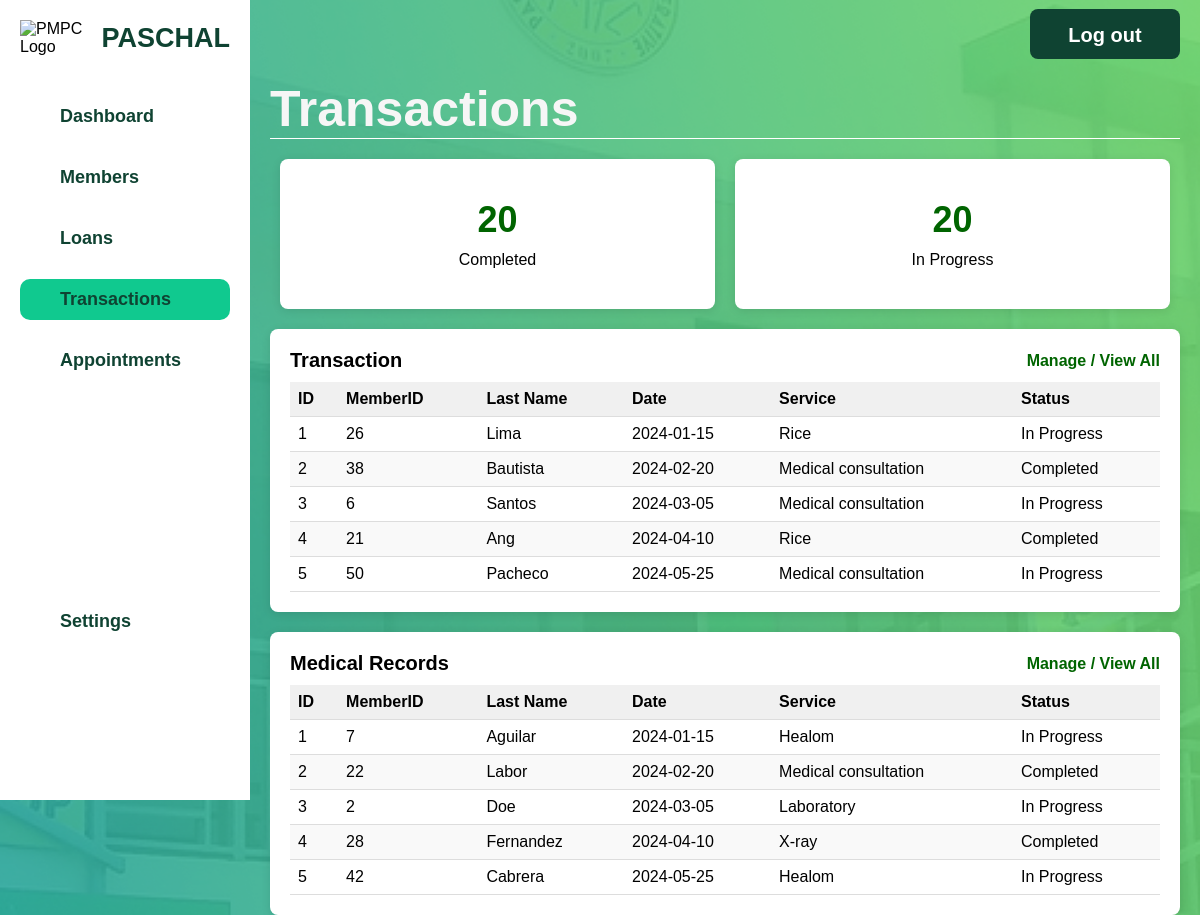
The app's page /admin/admin-transactions.php (signed in) with its own data.
### tables this page shows
CREATE TABLE `transaction` (
  `TransactID` int(11) NOT NULL,
  `MemberID` int(11) NOT NULL,
  `ServiceID` int(11) NOT NULL,
  `Date` datetime NOT NULL,
  `Amount` decimal(10,2) DEFAULT NULL,
  `Status` enum('In Progress','Completed') NOT NULL DEFAULT 'In Progress'
);

CREATE TABLE `member` (
  `Email` char(255) NOT NULL,
  `MemberID` int(11) NOT NULL,
  `LastName` varchar(50) DEFAULT NULL,
  `FirstName` varchar(50) DEFAULT NULL,
  `MiddleName` varchar(50) DEFAULT NULL,
  `AddressID` int(11) DEFAULT NULL,
  `Birthday` date DEFAULT NULL,
  `Sex` varchar(10) DEFAULT NULL,
  `TINNumber` varchar(15) DEFAULT NULL,
  `ContactNo` varchar(15) DEFAULT NULL,
  `DateCreated` datetime DEFAULT current_timestamp(),
  `Savings` decimal(10,2) DEFAULT 0.00,
  `TypeOfMember` enum('Regular','Associate') DEFAULT 'Regular',
  `MembershipStatus` enum('Pending','Active') DEFAULT 'Pending',
  `ShareCapital` decimal(10,2) DEFAULT 0.00
);

CREATE TABLE `service` (
  `ServiceID` int(11) NOT NULL,
  `ServiceName` varchar(255) NOT NULL
);

CREATE TABLE `medical` (
  `TransactID` int(11) NOT NULL,
  `MemberID` int(11) NOT NULL,
  `Date` date NOT NULL,
  `ServiceID` int(11) NOT NULL,
  `Status` enum('Completed','In Progress') NOT NULL DEFAULT 'In Progress',
  `Amount` decimal(10,2) DEFAULT NULL
);

### html/admin/admin-transactions.php (the view, shortened to what this page needs)
<?php
$servername = "localhost";
$dbUsername = "root";
$dbPassword = "";
$dbname = "pmpc";
$conn = new mysqli($servername, $dbUsername, $dbPassword, $dbname);
$completedTransactionsQuery = "SELECT COUNT(*) as total FROM transaction WHERE Status = 'Completed'";
$completedTransactionsResult = $conn->query($completedTransactionsQuery);
$completedTransactions = $completedTransactionsResult->fetch_assoc()['total'];
$inProgressTransactionsQuery = "SELECT COUNT(*) as total FROM transaction WHERE Status = 'In Progress'";
$inProgressTransactionsResult = $conn->query($inProgressTransactionsQuery);
$inProgressTransactions = $inProgressTransactionsResult->fetch_assoc()['total'];
$transactionsQuery = "
SELECT
    t.TransactID,
    t.MemberID,
    m.LastName,
    DATE(t.Date) as Date,  -- Extract only the date
    s.ServiceName,
    t.Status
FROM
    transaction t
JOIN
    member m
ON
    t.MemberID = m.MemberID
JOIN
    service s
ON
    t.ServiceID = s.ServiceID
LIMIT 5
";
$transactionsResult = $conn->query($transactionsQuery);
$medicalRecordsQuery = "
SELECT
    m.TransactID AS ID,         -- Use the transaction's ID as the medical record ID
    m.MemberID,
    mem.LastName,
    DATE(m.Date) as Date,  -- Extract only the date
    s.ServiceName,
    m.Status
FROM
    medical m
JOIN
    member mem
ON
    m.MemberID = mem.MemberID
JOIN
    service s
ON
    m.ServiceID = s.ServiceID
LIMIT 5
";
$medicalRecordsResult = $conn->query($medicalRecordsQuery);
?>
<!DOCTYPE html>
<html lang="en">
<head>
    <link rel="stylesheet" href="../../css/admin-content.css">
    <link rel="stylesheet" href="../../css/admin-general.css">
</head>
<body>
    <div class="container">
        <div class="sidebar">
            <div class="logo-container">
                <div class="logo">
                    <img src="../../assets/pmpc-logo.png" alt="PMPC Logo">
                </div>
                <h2 class="pmpc-text">PASCHAL</h2>
            </div>
            <ul class="sidebar-menu">
                <li><a href="admin.php">Dashboard</a></li>
                <li><a href="admin-members.php">Members</a></li>
                <li><a href="admin-loans.php">Loans</a></li>
                <li><a href="admin-transactions.php" class="active">Transactions</a></li>
                <li><a href="admin-appointments.php">Appointments</a></li>
            </ul>
            <ul class="sidebar-settings">
                <li><a href="admin-settings.html">Settings</a></li>
            </ul>
        </div>
        <div class="main-content">
            <header>
                <h1>Transactions</h1>
                <button class="logout-button" onclick="window.location.href='../logout.php'">Log out</button>
            </header>
            <section class="summary-cards">
                <div class="card">
                    <h2><?php echo $completedTransactions; ?></h2>
                    <p>Completed</p>
                </div>
                <div class="card">
                    <h2><?php echo $inProgressTransactions; ?></h2>
                    <p>In Progress</p>
                </div>
            </section>
            <section class="member-list">
                <div class="table-header">
                    <h3>Transaction</h3>
                    <a href="admin-manage-trans.php" class="manage-link">Manage / View All</a>
                </div>
                <table>
                    <thead>
                        <tr>
                            <th>ID</th>
                            <th>MemberID</th>
                            <th>Last Name</th>
                            <th>Date</th>
                            <th>Service</th>
                            <th>Status</th>
                        </tr>
                    </thead>
                    <tbody>
                        <?php
                        if ($transactionsResult->num_rows > 0) {
                            while ($row = $transactionsResult->fetch_assoc()) {
                                echo "<tr>";
                                echo "<td>" . htmlspecialchars($row['TransactID']) . "</td>";
                                echo "<td>" . htmlspecialchars($row['MemberID']) . "</td>";
                                echo "<td>" . htmlspecialchars($row['LastName']) . "</td>";
                                echo "<td>" . htmlspecialchars($row['Date']) . "</td>";
                                echo "<td>" . htmlspecialchars($row['ServiceName']) . "</td>";
                                echo "<td>" . htmlspecialchars($row['Status']) . "</td>";
                                echo "</tr>";
                            }
                        } else {
                            echo "<tr><td colspan='6'>No transactions found.</td></tr>";
                        }
                        ?>
                    </tbody>
                </table>
            </section>
            <section class="member-list">
                <div class="table-header">
                    <h3>Medical Records</h3>
                    <a href="admin-manage-medical.php" class="manage-link">Manage / View All</a>
                </div>
                <table>
                    <thead>
                        <tr>
                            <th>ID</th>
                            <th>MemberID</th>
                            <th>Last Name</th>
                            <th>Date</th>
                            <th>Service</th>
                            <th>Status</th>
                        </tr>
                    </thead>
                    <tbody>
                        <?php
                        if ($medicalRecordsResult->num_rows > 0) {
                            while ($row = $medicalRecordsResult->fetch_assoc()) {
                                echo "<tr>";
                                echo "<td>" . htmlspecialchars($row['ID']) . "</td>";
                                echo "<td>" . htmlspecialchars($row['MemberID']) . "</td>";
                                echo "<td>" . htmlspecialchars($row['LastName']) . "</td>";
                                echo "<td>" . htmlspecialchars($row['Date']) . "</td>";
                                echo "<td>" . htmlspecialchars($row['ServiceName']) . "</td>";
                                echo "<td>" . htmlspecialchars($row['Status']) . "</td>";
                                echo "</tr>";
                            }
                        } else {
                            echo "<tr><td colspan='6'>No medical records found.</td></tr>";
                        }
                        ?>
                    </tbody>
                </table>
            </section>
        </div>
    </div>
</body>
</html>

### css/admin-content.css (style rules this page uses)
.summary-cards { display: flex; justify-content: space-between; align-items: stretch; }
.card { background-color: #fff; padding: 20px; border-radius: 8px; box-shadow: 0 2px 10px rgba(0,0,0,0.1); text-align: center; transition: box-shadow 0.3s ease; flex: 1; margin: 0 10px; display: flex; flex-direction: column; justify-content: center; width: 395px; height: 150px; }
.card h2 { font-size: 36px; margin: 0; color: #006400; }
.card p { margin: 10px 0 0; font-size: 16px; }
.member-list { background-color: #fff; padding: 20px; border-radius: 8px; box-shadow: 0 2px 10px rgba(0,0,0,0.1); margin-top: 20px; }
.table-header { display: flex; justify-content: space-between; align-items: center; margin-bottom: 10px; }
.table-header h3 { margin: 0; font-size: 20px; }
.manage-link { text-decoration: none; color: #006400; font-weight: bold; }
.member-list table { width: 100%; border-collapse: collapse; }
.member-list th, .member-list td { text-align: left; padding: 8px; border-bottom: 1px solid #ddd; }
.member-list th { background-color: #f0f0f0; font-weight: bold; }
.member-list tbody tr:nth-child(even) { background-color: #f9f9f9; }
.member-list td { font-size: 16px; }

### css/admin-general.css (style rules this page uses)
* { margin: 0; padding: 0; box-sizing: border-box; font-family: 'Poppins', Arial, Helvetica, sans-serif; }
html, body { height: 100%; }
body { background-image: url('../assets/bg.jpg'); background-size: auto; background-position: center; background-repeat: repeat; margin: 0; height: 100vh; }
.container { display: flex; width: 100%; height: 100vh; }
.sidebar { width: 250px; background-color: #fff; display: flex; flex-direction: column; padding: 20px; position: fixed; height: 100vh; }
.logo-container { display: flex; align-items: center; margin-bottom: 20px; }
.logo img { width: 70px; height: auto; margin-right: 10px; }
.pmpc-text { font-size: 27px; color: #0F4332; font-weight: 800; }
.sidebar-menu { list-style: none; padding: 0; }
.sidebar-menu li { margin: 20px 0; }
.sidebar-settings { list-style: none; padding-left: 0; margin-bottom: 20px; }
.sidebar-menu a { color: #0F4332; text-decoration: none; font-size: 18px; font-weight: bold; display: block; padding: 10px 40px; transition: background-color 0.3s ease; }
.sidebar-menu a.active, .sidebar-menu a:hover { background-color: #10C98F; border-radius: 10px; }
.sidebar-settings li { margin: 0; }
.sidebar-settings a { color: #0F4332; text-decoration: none; font-size: 18px; font-weight: bold; padding: 10px 40px; display: block; transition: background-color 0.3s ease; margin-top:200px; }
.main-content { margin-left: 250px; padding: 20px; width: calc(100% - 250px); background-color: #e0f7f700; }
header { display: flex; justify-content: space-between; align-items: center; padding-top: 60px; border-bottom: 1.5px solid #ffffff; margin-bottom: 20px; }
header h1 { font-size: 50px; font-weight: 800; color: #f6f6f6; }
.logout-button { background-color: #0F4332; color: rgb(255, 255, 255); border-radius: 8px; margin-top: -150px; font-size: 20px; font-weight: bold; width: 150px; height: 50px; padding: 15px 25px; border: none; cursor: pointer; transition: background-color 0.3s ease; }

### records on screen
transaction: TransactID "1", MemberID "26", MemberID.LastName "Lima", Date "2024-01-15", ServiceID.ServiceName "Rice", Status "In Progress"
transaction: TransactID "2", MemberID "38", MemberID.LastName "Bautista", Date "2024-02-20", ServiceID.ServiceName "Medical consultation", Status "Completed"
transaction: TransactID "3", MemberID "6", MemberID.LastName "Santos", Date "2024-03-05", ServiceID.ServiceName "Medical consultation", Status "In Progress"
transaction: TransactID "4", MemberID "21", MemberID.LastName "Ang", Date "2024-04-10", ServiceID.ServiceName "Rice", Status "Completed"
transaction: TransactID "5", MemberID "50", MemberID.LastName "Pacheco", Date "2024-05-25", ServiceID.ServiceName "Medical consultation", Status "In Progress"
medical: TransactID "1", MemberID "7", MemberID.LastName "Aguilar", Date "2024-01-15", ServiceID.ServiceName "Healom", Status "In Progress"
medical: TransactID "2", MemberID "22", MemberID.LastName "Labor", Date "2024-02-20", ServiceID.ServiceName "Medical consultation", Status "Completed"
medical: TransactID "3", MemberID "2", MemberID.LastName "Doe", Date "2024-03-05", ServiceID.ServiceName "Laboratory", Status "In Progress"
medical: TransactID "4", MemberID "28", MemberID.LastName "Fernandez", Date "2024-04-10", ServiceID.ServiceName "X-ray", Status "Completed"
medical: TransactID "5", MemberID "42", MemberID.LastName "Cabrera", Date "2024-05-25", ServiceID.ServiceName "Healom", Status "In Progress"

### other values on screen
$completedTransactions "20"
$inProgressTransactions "20"
